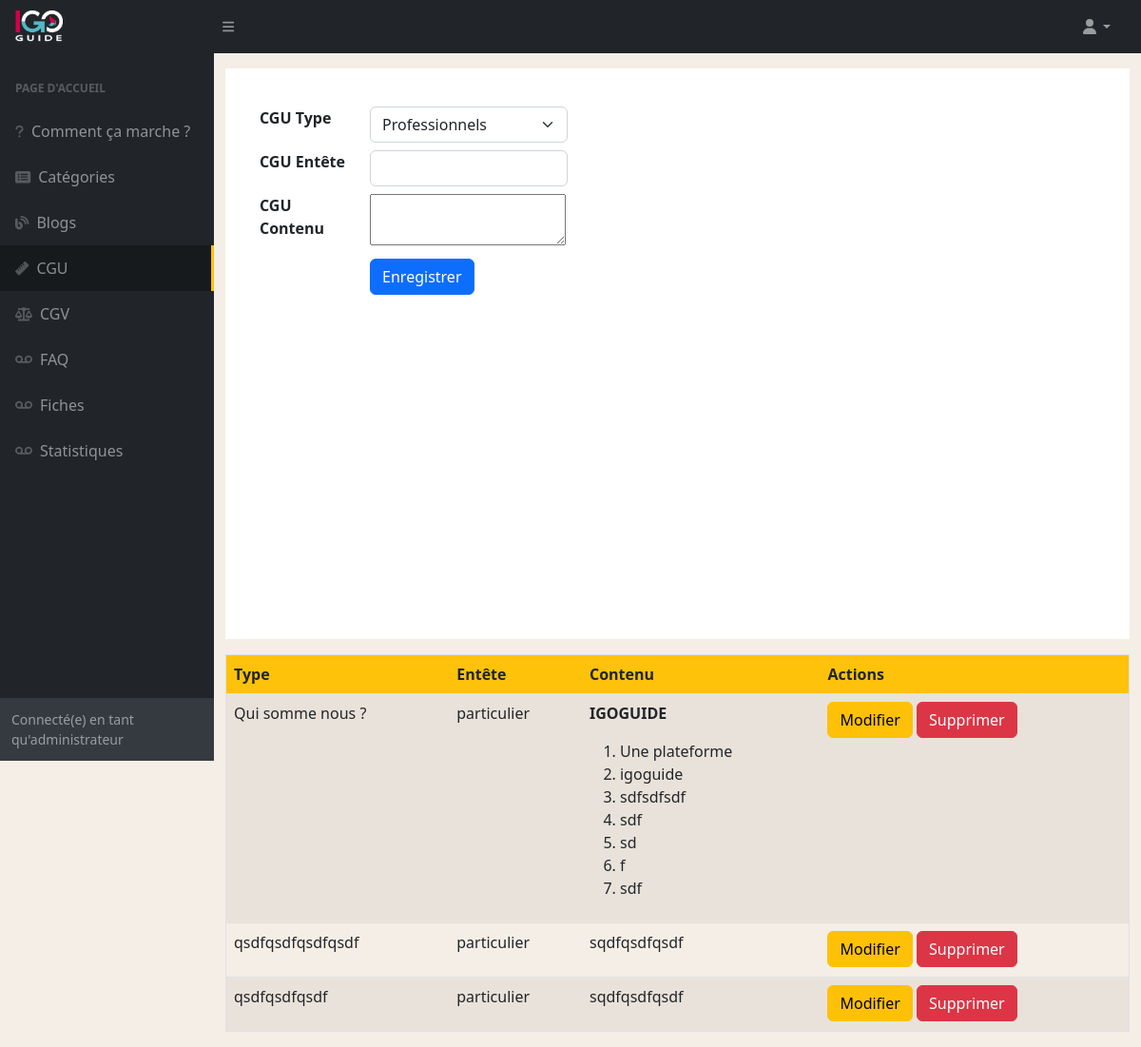
Before: /index.php/dashboard/cgu with the older database file.
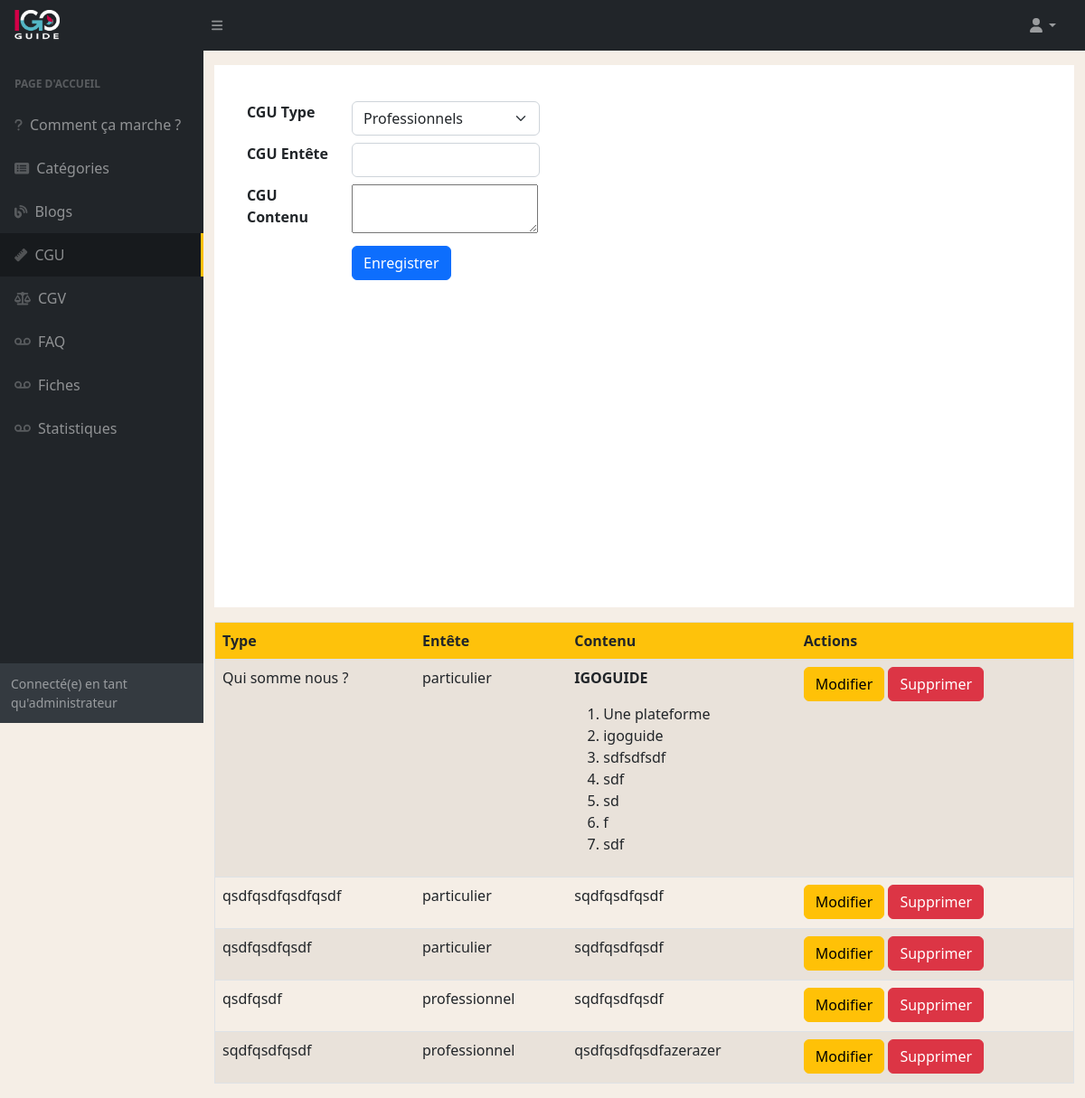
After: the same page with the newer database file.
### tables this page shows
CREATE TABLE IF NOT EXISTS `cgu` (
  `cgu_id` int NOT NULL AUTO_INCREMENT,
  `cgu_type` varchar(20) NOT NULL,
  `cgu_entete` text NOT NULL,
  `cgu_contenu` text NOT NULL,
  PRIMARY KEY (`cgu_id`)
);

### application/controllers/Dashboard.php (called while the page is built, shortened)
<?php
    class Dashboard extends CI_Controller {
        public function __construct()
        {
            $this->load->model('FrontModel','front') ;
        }
        public function cgu() {
            $this->load->view("dashboard/cgu",["cgu" => $this->front->getCGU(),"su" => $this->front->getSU() ,]) ;
        }
    }

### index.php (called while the page is built, shortened)
<?php
require_once BASEPATH.'core/CodeIgniter.php';

### application/core/database/QueryBuilder.php (called while the page is built, shortened)
<?php
class QueryBuilder{
    protected $db;
    protected $query;
    protected $queryType;
    public function __construct(Database $db)
    {
        $this->db = $db->getConnection();
    }
    public function select($table)
    {
        $table = htmlspecialchars(trim($table));
		$this->query = "SELECT * FROM " . $table;
        $this->queryType = "select";
		return $this;
    }
    public function order($param)
	{
		$this->query .= " ORDER BY ";
		$listeOrder = "";
		foreach ($param as $key => $value) {
			$listeOrder .= $key . " " . $value . ",";
		}
		$listeOrder = trim($listeOrder, ",");
		$this->query .= $listeOrder;
		return $this;
	}
    public function execute(array $params = null)
    {
        $response = false;
        $req = null;
        try {
            $req = $this->db->prepare($this->query);
            $response = $req->execute($params);
        } catch (PDOException $e) {
            die($e->getMessage());
        }
        if($this->queryType === "select") {
            return $req->fetchAll(PDO::FETCH_OBJ);
        }
        return $response;
    }
}

### application/core/database/Database.php (called while the page is built, shortened)
<?php
class Database{
    private $pdo;
    public function __construct($config = null)
    {
        $dns = 'mysql:host='. $config["db_host"] .';port='. $config["db_port"] .';dbname=' . $config["db_name"];
        try {
            $this->pdo = new PDO($dns, $config["db_user"], $config["db_password"],self::OPTIONS);
        } catch (PDOException $e) {
            die($e->getMessage());
        }
    }
    public function getConnection()
    {
        return $this->pdo;
    }
}

### application/models/FrontModel.php (called while the page is built, shortened)
<?php
    class FrontModel extends CI_Model
    {
        public function getCGU() {
            return DB::select("cgu")
                       ->order(["cgu_id" => "ASC"])
                       ->execute(null) ;
        }
    }

### application/views/dashboard/cgu.php (the view, shortened to what the changed rows need)
<!DOCTYPE html>
<html lang="en">
<head>
    <link href="https://cdn.jsdelivr.net/npm/simple-datatables@7.1.2/dist/style.min.css" rel="stylesheet" />
    <link href="<?php echo base_url() ?>publics/dashboard/css/styles.css" rel="stylesheet" />
    <link href="<?php echo base_url() ?>publics/dashboard/css/dashboard.css" rel="stylesheet" />
</head>
<body class="sb-nav-fixed" style="background-color: #f5eee6;">
    <div id="layoutSidenav">
        <div id="layoutSidenav_content">
            <main>
                <div class="container-fluid px-4">
                    <div class="row">
                        <table class="border mt-3 table table-striped">
                            <thead style="background-color:#fec20b;">
                                <tr>
                                    <th>Type</th>
                                    <th>Entête</th>
                                    <th>Contenu</th>
                                    <th>Actions</th>
                                </tr>
                            </thead>
                            <tbody>
                                <?php if (isset($cgu)) : ?>
                                    <?php for ($i = 0; $i < count($cgu); $i++) : ?>
                                        <tr>
                                            <td><?php echo $cgu[$i]->cgu_entete; ?></td>
                                            <td><?php echo $cgu[$i]->cgu_type; ?></td>
                                            <td><?php echo $cgu[$i]->cgu_contenu; ?></td>
                                            <td>
                                                <a href="#" class="btn btn-warning" data-bs-toggle="modal" data-bs-target="#myModal<?php echo $cgu[$i]->cgu_id ?>">Modifier</a>
                                                <a href="<?= base_url(); ?>Dashboard/dropCGU/<?php echo $cgu[$i]->cgu_id ?>" class="btn btn-danger">Supprimer</a>
                                            </td>
                                        </tr>
                                    <?php endfor; ?>
                                <?php endif; ?>
                            </tbody>
                        </table>
                    </div>
            </main>
        </div>
    </div>
</body>
</html>

Changed rows visible on the page:
added cgu: cgu_entete "qsdfqsdf", cgu_type "professionnel", cgu_contenu "sqdfqsdfqsdf"
added cgu: cgu_entete "sqdfqsdfqsdf", cgu_type "professionnel", cgu_contenu "qsdfqsdfqsdfazerazer"
